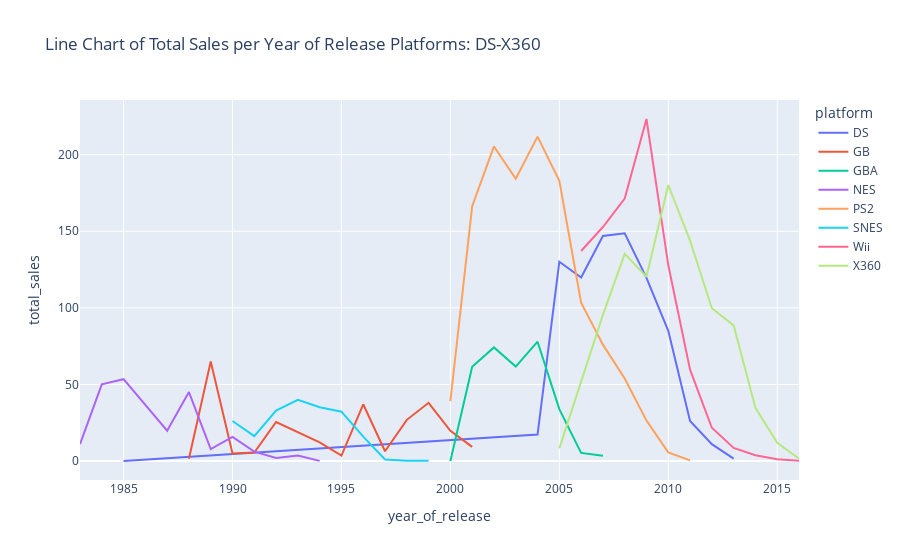

Source (notebook cell):
### Markdown cell above
Code Meaning:
1) Use px.line() in order to create a line chart with data from the platform_sales_year_1 dataframe.
2) Use the year_of_release column as the x axis and the total_sales column as the y axis.
3) Set the color parameter to the platform column of the dataframe.
4) Set the title as: 'Line Chart of Total Sales per Year of Release for Platforms: DS-X360 '.
5) Assign the code to no_sales_line in order to save the result.
6) Use the show() method in order to display the no_sales_line chart.

### Code cell
#platform, release_year, total_sales
no_sales_line = px.line(platform_sales_year_1, x='year_of_release', y='total_sales',color='platform', title='Line Chart of Total Sales per Year of Release Platforms: DS-X360')

no_sales_line.show()

### Figure 1 — Plotly figure (JSON) as saved in the notebook; plotly's stock layout.template omitted (floating-point values rounded to 4 significant figures)
{"data": [{"hovertemplate": "platform=DS<br>year_of_release=%{x}<br>total_sales=%{y}<extra></extra>", "legendgroup": "DS", "line": {"color": "#636efa", "dash": "solid"}, "marker": {"symbol": "circle"}, "mode": "lines", "name": "DS", "orientation": "v", "showlegend": true, "type": "scatter", "x": [1985, 2004, 2005, 2006, 2007, 2008, 2009, 2010, 2011, 2012, 2013], "xaxis": "x", "y": [0.02, 17.27, 130.1, 119.8, 146.9, 148.7, 119.5, 85.02, 26.18, 11.01, 1.54], "yaxis": "y"}, {"hovertemplate": "platform=GB<br>year_of_release=%{x}<br>total_sales=%{y}<extra></extra>", "legendgroup": "GB", "line": {"color": "#EF553B", "dash": "solid"}, "marker": {"symbol": "circle"}, "mode": "lines", "name": "GB", "orientation": "v", "showlegend": true, "type": "scatter", "x": [1988, 1989, 1990, 1991, 1992, 1994, 1995, 1996, 1997, 1998, 1999, 2000, 2001], "xaxis": "x", "y": [1.43, 64.97, 4.89, 5.57, 25.49, 12.18, 3.6, 37.06, 6.37, 26.9, 38, 19.76, 9.24], "yaxis": "y"}, {"hovertemplate": "platform=GBA<br>year_of_release=%{x}<br>total_sales=%{y}<extra></extra>", "legendgroup": "GBA", "line": {"color": "#00cc96", "dash": "solid"}, "marker": {"symbol": "circle"}, "mode": "lines", "name": "GBA", "orientation": "v", "showlegend": true, "type": "scatter", "x": [2000, 2001, 2002, 2003, 2004, 2005, 2006, 2007], "xaxis": "x", "y": [0.07, 61.53, 74.16, 61.64, 77.91, 33.86, 5.28, 3.4], "yaxis": "y"}, {"hovertemplate": "platform=NES<br>year_of_release=%{x}<br>total_sales=%{y}<extra></extra>", "legendgroup": "NES", "line": {"color": "#ab63fa", "dash": "solid"}, "marker": {"symbol": "circle"}, "mode": "lines", "name": "NES", "orientation": "v", "showlegend": true, "type": "scatter", "x": [1983, 1984, 1985, 1986, 1987, 1988, 1989, 1990, 1991, 1992, 1993, 1994], "xaxis": "x", "y": [10.96, 50.08, 53.44, 36.41, 19.76, 45.01, 7.85, 15.73, 6.11, 1.98, 3.61, 0.11], "yaxis": "y"}, {"hovertemplate": "platform=PS2<br>year_of_release=%{x}<br>total_sales=%{y}<extra></extra>", "legendgroup": "PS2", "line": {"color": "#FFA15A", "dash": "solid"}, "marker": {"symbol": "circle"}, "mode": "lines", "name": "PS2", "orientation": "v", "showlegend": true, "type": "scatter", "x": [2000, 2001, 2002, 2003, 2004, 2005, 2006, 2007, 2008, 2009, 2010, 2011], "xaxis": "x", "y": [39.17, 166.4, 205.4, 184.3, 211.8, 182.9, 103.4, 75.99, 53.9, 26.4, 5.64, 0.45], "yaxis": "y"}, {"hovertemplate": "platform=SNES<br>year_of_release=%{x}<br>total_sales=%{y}<extra></extra>", "legendgroup": "SNES", "line": {"color": "#19d3f3", "dash": "solid"}, "marker": {"symbol": "circle"}, "mode": "lines", "name": "SNES", "orientation": "v", "showlegend": true, "type": "scatter", "x": [1990, 1991, 1992, 1993, 1994, 1995, 1996, 1997, 1998, 1999], "xaxis": "x", "y": [26.15, 16.22, 32.98, 40.02, 35.08, 32.2, 15.92, 0.99, 0.22, 0.26], "yaxis": "y"}, {"hovertemplate": "platform=Wii<br>year_of_release=%{x}<br>total_sales=%{y}<extra></extra>", "legendgroup": "Wii", "line": {"color": "#FF6692", "dash": "solid"}, "marker": {"symbol": "circle"}, "mode": "lines", "name": "Wii", "orientation": "v", "showlegend": true, "type": "scatter", "x": [2006, 2007, 2008, 2009, 2010, 2011, 2012, 2013, 2014, 2015, 2016], "xaxis": "x", "y": [137.2, 152.8, 171.3, 223.3, 128.0, 59.65, 21.71, 8.59, 3.75, 1.14, 0.18], "yaxis": "y"}, {"hovertemplate": "platform=X360<br>year_of_release=%{x}<br>total_sales=%{y}<extra></extra>", "legendgroup": "X360", "line": {"color": "#B6E880", "dash": "solid"}, "marker": {"symbol": "circle"}, "mode": "lines", "name": "X360", "orientation": "v", "showlegend": true, "type": "scatter", "x": [2005, 2006, 2007, 2008, 2009, 2010, 2011, 2012, 2013, 2014, 2015, 2016], "xaxis": "x", "y": [8.25, 51.62, 95.41, 135.3, 120.3, 180.2, 143.8, 99.74, 88.58, 34.74, 11.96, 1.52], "yaxis": "y"}], "layout": {"legend": {"title": {"text": "platform"}, "tracegroupgap": 0}, "title": {"text": "Line Chart of Total Sales per Year of Release Platforms: DS-X360"}, "xaxis": {"anchor": "y", "domain": [0, 1], "title": {"text": "year_of_release"}}, "yaxis": {"anchor": "x", "domain": [0, 1], "title": {"text": "total_sales"}}}}
